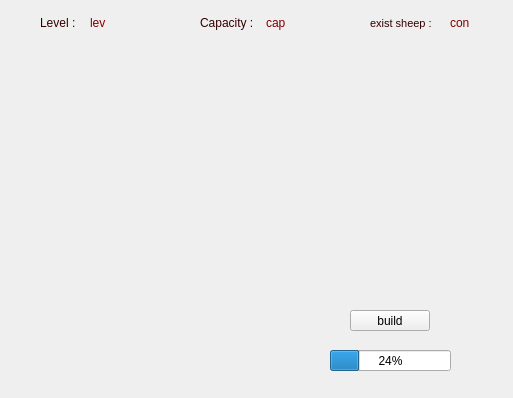
<?xml version="1.0" encoding="UTF-8"?>
<ui version="4.0">
 <class>sheep_pasture</class>
 <widget class="QDialog" name="sheep_pasture">
  <property name="geometry">
   <rect>
    <x>0</x>
    <y>0</y>
    <width>513</width>
    <height>398</height>
   </rect>
  </property>
  <property name="windowTitle">
   <string>Dialog</string>
  </property>
  <widget class="QLabel" name="label">
   <property name="geometry">
    <rect>
     <x>370</x>
     <y>15</y>
     <width>81</width>
     <height>16</height>
    </rect>
   </property>
   <property name="font">
    <font>
     <family>MS Shell Dlg 2</family>
     <pointsize>8</pointsize>
     <weight>9</weight>
     <italic>false</italic>
     <bold>false</bold>
    </font>
   </property>
   <property name="styleSheet">
    <string notr="true">color: rgb(52, 0, 0);
font: 75 8pt &quot;MS Shell Dlg 2&quot;;</string>
   </property>
   <property name="text">
    <string>exist sheep : </string>
   </property>
  </widget>
  <widget class="QLabel" name="count">
   <property name="geometry">
    <rect>
     <x>450</x>
     <y>13</y>
     <width>31</width>
     <height>20</height>
    </rect>
   </property>
   <property name="styleSheet">
    <string notr="true">color: rgb(127, 0, 0);</string>
   </property>
   <property name="text">
    <string>con</string>
   </property>
  </widget>
  <widget class="QLabel" name="label_3">
   <property name="geometry">
    <rect>
     <x>40</x>
     <y>15</y>
     <width>41</width>
     <height>16</height>
    </rect>
   </property>
   <property name="styleSheet">
    <string notr="true">color: rgb(52, 0, 0);</string>
   </property>
   <property name="text">
    <string>Level : </string>
   </property>
  </widget>
  <widget class="QLabel" name="level">
   <property name="geometry">
    <rect>
     <x>90</x>
     <y>13</y>
     <width>31</width>
     <height>20</height>
    </rect>
   </property>
   <property name="styleSheet">
    <string notr="true">color: rgb(127, 0, 0);</string>
   </property>
   <property name="text">
    <string>lev</string>
   </property>
  </widget>
  <widget class="QLabel" name="label_5">
   <property name="geometry">
    <rect>
     <x>200</x>
     <y>12</y>
     <width>61</width>
     <height>21</height>
    </rect>
   </property>
   <property name="styleSheet">
    <string notr="true">color: rgb(52, 0, 0);</string>
   </property>
   <property name="text">
    <string>Capacity : </string>
   </property>
  </widget>
  <widget class="QPushButton" name="upgrade">
   <property name="geometry">
    <rect>
     <x>450</x>
     <y>330</y>
     <width>61</width>
     <height>61</height>
    </rect>
   </property>
   <property name="cursor">
    <cursorShape>PointingHandCursor</cursorShape>
   </property>
   <property name="toolTip">
    <string>&lt;html&gt;&lt;head/&gt;&lt;body&gt;&lt;p&gt;Upgrade&lt;/p&gt;&lt;/body&gt;&lt;/html&gt;</string>
   </property>
   <property name="styleSheet">
    <string notr="true">alternate-background-color: qlineargradient(spread:pad, x1:0, y1:0, x2:1, y2:1, stop:1 rgba(0, 0, 0, 0));
border : none;
</string>
   </property>
   <property name="text">
    <string/>
   </property>
   <property name="icon">
    <iconset resource="game_recources.qrc">
     <normaloff>:/game_backgrounds/pics_project/upgrade.png</normaloff>:/game_backgrounds/pics_project/upgrade.png</iconset>
   </property>
   <property name="iconSize">
    <size>
     <width>75</width>
     <height>75</height>
    </size>
   </property>
  </widget>
  <widget class="QPushButton" name="feed">
   <property name="geometry">
    <rect>
     <x>300</x>
     <y>120</y>
     <width>171</width>
     <height>151</height>
    </rect>
   </property>
   <property name="cursor">
    <cursorShape>PointingHandCursor</cursorShape>
   </property>
   <property name="toolTip">
    <string>&lt;html&gt;&lt;head/&gt;&lt;body&gt;&lt;p&gt;feeding&lt;/p&gt;&lt;/body&gt;&lt;/html&gt;</string>
   </property>
   <property name="styleSheet">
    <string notr="true">alternate-background-color: qlineargradient(spread:pad, x1:0, y1:0, x2:1, y2:1, stop:1 rgba(0, 0, 0, 0));
border : none;
</string>
   </property>
   <property name="text">
    <string/>
   </property>
   <property name="icon">
    <iconset resource="game_recources.qrc">
     <normaloff>:/game_backgrounds/pics_project/feeding sheep.png</normaloff>:/game_backgrounds/pics_project/feeding sheep.png</iconset>
   </property>
   <property name="iconSize">
    <size>
     <width>200</width>
     <height>200</height>
    </size>
   </property>
  </widget>
  <widget class="QPushButton" name="Fleece_Shave">
   <property name="geometry">
    <rect>
     <x>70</x>
     <y>170</y>
     <width>201</width>
     <height>251</height>
    </rect>
   </property>
   <property name="cursor">
    <cursorShape>PointingHandCursor</cursorShape>
   </property>
   <property name="toolTip">
    <string>&lt;html&gt;&lt;head/&gt;&lt;body&gt;&lt;p&gt;Shaving fleece&lt;/p&gt;&lt;/body&gt;&lt;/html&gt;</string>
   </property>
   <property name="styleSheet">
    <string notr="true">alternate-background-color: qlineargradient(spread:pad, x1:0, y1:0, x2:1, y2:1, stop:1 rgba(0, 0, 0, 0));
border : none;
</string>
   </property>
   <property name="text">
    <string/>
   </property>
   <property name="icon">
    <iconset resource="game_recources.qrc">
     <normaloff>:/game_backgrounds/pics_project/cutinf fleece.png</normaloff>:/game_backgrounds/pics_project/cutinf fleece.png</iconset>
   </property>
   <property name="iconSize">
    <size>
     <width>250</width>
     <height>250</height>
    </size>
   </property>
  </widget>
  <widget class="QLabel" name="capacity">
   <property name="geometry">
    <rect>
     <x>266</x>
     <y>12</y>
     <width>51</width>
     <height>21</height>
    </rect>
   </property>
   <property name="styleSheet">
    <string notr="true">color: rgb(127, 0, 0);</string>
   </property>
   <property name="text">
    <string>cap</string>
   </property>
  </widget>
  <widget class="QProgressBar" name="sheep_pro">
   <property name="geometry">
    <rect>
     <x>330</x>
     <y>350</y>
     <width>121</width>
     <height>21</height>
    </rect>
   </property>
   <property name="value">
    <number>24</number>
   </property>
  </widget>
  <widget class="QPushButton" name="build">
   <property name="geometry">
    <rect>
     <x>350</x>
     <y>310</y>
     <width>80</width>
     <height>21</height>
    </rect>
   </property>
   <property name="text">
    <string>build</string>
   </property>
  </widget>
  <widget class="QLabel" name="label_2">
   <property name="geometry">
    <rect>
     <x>-10</x>
     <y>-5</y>
     <width>531</width>
     <height>411</height>
    </rect>
   </property>
   <property name="text">
    <string/>
   </property>
   <property name="pixmap">
    <pixmap resource="game_recources.qrc">:/game_backgrounds/pics_project/sheephouse.jpg</pixmap>
   </property>
   <property name="scaledContents">
    <bool>true</bool>
   </property>
  </widget>
  <widget class="QLabel" name="label_4">
   <property name="geometry">
    <rect>
     <x>420</x>
     <y>210</y>
     <width>71</width>
     <height>71</height>
    </rect>
   </property>
   <property name="text">
    <string/>
   </property>
   <property name="pixmap">
    <pixmap resource="game_recources.qrc">:/game_backgrounds/pics_project/sheep (2).png</pixmap>
   </property>
   <property name="scaledContents">
    <bool>true</bool>
   </property>
  </widget>
  <widget class="QLabel" name="label_6">
   <property name="geometry">
    <rect>
     <x>340</x>
     <y>10</y>
     <width>171</width>
     <height>31</height>
    </rect>
   </property>
   <property name="text">
    <string/>
   </property>
   <property name="pixmap">
    <pixmap resource="game_recources.qrc">:/game_backgrounds/pics_project/push botton.png</pixmap>
   </property>
   <property name="scaledContents">
    <bool>true</bool>
   </property>
  </widget>
  <widget class="QLabel" name="label_7">
   <property name="geometry">
    <rect>
     <x>170</x>
     <y>10</y>
     <width>171</width>
     <height>31</height>
    </rect>
   </property>
   <property name="text">
    <string/>
   </property>
   <property name="pixmap">
    <pixmap resource="game_recources.qrc">:/game_backgrounds/pics_project/push botton.png</pixmap>
   </property>
   <property name="scaledContents">
    <bool>true</bool>
   </property>
  </widget>
  <widget class="QLabel" name="label_8">
   <property name="geometry">
    <rect>
     <x>0</x>
     <y>10</y>
     <width>171</width>
     <height>31</height>
    </rect>
   </property>
   <property name="text">
    <string/>
   </property>
   <property name="pixmap">
    <pixmap resource="game_recources.qrc">:/game_backgrounds/pics_project/push botton.png</pixmap>
   </property>
   <property name="scaledContents">
    <bool>true</bool>
   </property>
  </widget>
  <zorder>label_2</zorder>
  <zorder>upgrade</zorder>
  <zorder>feed</zorder>
  <zorder>Fleece_Shave</zorder>
  <zorder>sheep_pro</zorder>
  <zorder>build</zorder>
  <zorder>label_4</zorder>
  <zorder>label_6</zorder>
  <zorder>label_7</zorder>
  <zorder>label_8</zorder>
  <zorder>label</zorder>
  <zorder>count</zorder>
  <zorder>label_3</zorder>
  <zorder>level</zorder>
  <zorder>label_5</zorder>
  <zorder>capacity</zorder>
 </widget>
 <resources>
  <include location="game_recources.qrc"/>
 </resources>
 <connections/>
</ui>
